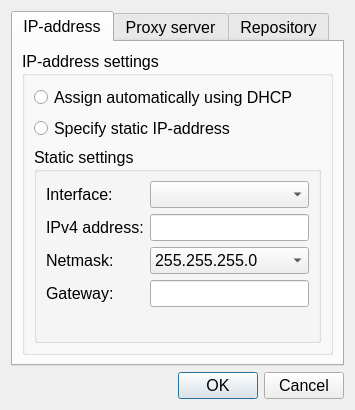
<?xml version="1.0" encoding="UTF-8"?>
<ui version="4.0">
 <class>NetworkSettingsDialog</class>
 <widget class="QDialog" name="NetworkSettingsDialog">
  <property name="windowModality">
   <enum>Qt::WindowModal</enum>
  </property>
  <property name="geometry">
   <rect>
    <x>0</x>
    <y>0</y>
    <width>355</width>
    <height>410</height>
   </rect>
  </property>
  <property name="font">
   <font>
    <pointsize>12</pointsize>
   </font>
  </property>
  <property name="windowTitle">
   <string>Network settings</string>
  </property>
  <layout class="QVBoxLayout" name="verticalLayout">
   <item>
    <widget class="QTabWidget" name="tabWidget">
     <property name="currentIndex">
      <number>0</number>
     </property>
     <widget class="QWidget" name="iptab">
      <attribute name="title">
       <string>IP-address</string>
      </attribute>
      <layout class="QHBoxLayout" name="horizontalLayout_2">
       <item>
        <widget class="QGroupBox" name="groupBox_2">
         <property name="title">
          <string>IP-address settings</string>
         </property>
         <layout class="QVBoxLayout" name="verticalLayout_2">
          <item>
           <widget class="QRadioButton" name="dhcpRadio">
            <property name="sizePolicy">
             <sizepolicy hsizetype="Expanding" vsizetype="Fixed">
              <horstretch>0</horstretch>
              <verstretch>0</verstretch>
             </sizepolicy>
            </property>
            <property name="text">
             <string>Assign automatically using DHCP</string>
            </property>
            <property name="checked">
             <bool>false</bool>
            </property>
            <property name="autoExclusive">
             <bool>true</bool>
            </property>
           </widget>
          </item>
          <item>
           <widget class="QRadioButton" name="staticRadio">
            <property name="sizePolicy">
             <sizepolicy hsizetype="Expanding" vsizetype="Fixed">
              <horstretch>0</horstretch>
              <verstretch>0</verstretch>
             </sizepolicy>
            </property>
            <property name="text">
             <string>Specify static IP-address</string>
            </property>
           </widget>
          </item>
          <item>
           <widget class="QGroupBox" name="staticGroup">
            <property name="title">
             <string>Static settings</string>
            </property>
            <layout class="QFormLayout" name="formLayout_2">
             <item row="0" column="0">
              <widget class="QLabel" name="label_8">
               <property name="text">
                <string>Interface:</string>
               </property>
              </widget>
             </item>
             <item row="0" column="1">
              <widget class="QComboBox" name="interfaceCombo">
               <property name="sizePolicy">
                <sizepolicy hsizetype="Expanding" vsizetype="Fixed">
                 <horstretch>0</horstretch>
                 <verstretch>0</verstretch>
                </sizepolicy>
               </property>
              </widget>
             </item>
             <item row="1" column="0">
              <widget class="QLabel" name="label_5">
               <property name="text">
                <string>IPv4 address:</string>
               </property>
              </widget>
             </item>
             <item row="1" column="1">
              <widget class="QLineEdit" name="ipEdit"/>
             </item>
             <item row="2" column="0">
              <widget class="QLabel" name="label_6">
               <property name="text">
                <string>Netmask:</string>
               </property>
              </widget>
             </item>
             <item row="2" column="1">
              <widget class="QComboBox" name="netmaskCombo">
               <property name="sizePolicy">
                <sizepolicy hsizetype="Expanding" vsizetype="Fixed">
                 <horstretch>0</horstretch>
                 <verstretch>0</verstretch>
                </sizepolicy>
               </property>
               <property name="currentIndex">
                <number>16</number>
               </property>
               <item>
                <property name="text">
                 <string>255.0.0.0</string>
                </property>
               </item>
               <item>
                <property name="text">
                 <string>255.128.0.0</string>
                </property>
               </item>
               <item>
                <property name="text">
                 <string>255.192.0.0</string>
                </property>
               </item>
               <item>
                <property name="text">
                 <string>255.224.0.0</string>
                </property>
               </item>
               <item>
                <property name="text">
                 <string>255.240.0.0</string>
                </property>
               </item>
               <item>
                <property name="text">
                 <string>255.248.0.0</string>
                </property>
               </item>
               <item>
                <property name="text">
                 <string>255.252.0.0</string>
                </property>
               </item>
               <item>
                <property name="text">
                 <string>255.254.0.0</string>
                </property>
               </item>
               <item>
                <property name="text">
                 <string>255.255.0.0</string>
                </property>
               </item>
               <item>
                <property name="text">
                 <string>255.255.128.0</string>
                </property>
               </item>
               <item>
                <property name="text">
                 <string>255.255.192.0</string>
                </property>
               </item>
               <item>
                <property name="text">
                 <string>255.255.224.0</string>
                </property>
               </item>
               <item>
                <property name="text">
                 <string>255.255.240.0</string>
                </property>
               </item>
               <item>
                <property name="text">
                 <string>255.255.248.0</string>
                </property>
               </item>
               <item>
                <property name="text">
                 <string>255.255.252.0</string>
                </property>
               </item>
               <item>
                <property name="text">
                 <string>255.255.254.0</string>
                </property>
               </item>
               <item>
                <property name="text">
                 <string>255.255.255.0</string>
                </property>
               </item>
               <item>
                <property name="text">
                 <string>255.255.255.128</string>
                </property>
               </item>
               <item>
                <property name="text">
                 <string>255.255.255.192</string>
                </property>
               </item>
               <item>
                <property name="text">
                 <string>255.255.255.224</string>
                </property>
               </item>
               <item>
                <property name="text">
                 <string>255.255.255.240</string>
                </property>
               </item>
               <item>
                <property name="text">
                 <string>255.255.255.248</string>
                </property>
               </item>
               <item>
                <property name="text">
                 <string>255.255.255.252</string>
                </property>
               </item>
              </widget>
             </item>
             <item row="3" column="0">
              <widget class="QLabel" name="label_7">
               <property name="text">
                <string>Gateway:</string>
               </property>
              </widget>
             </item>
             <item row="3" column="1">
              <widget class="QLineEdit" name="gwEdit"/>
             </item>
            </layout>
           </widget>
          </item>
         </layout>
        </widget>
       </item>
      </layout>
     </widget>
     <widget class="QWidget" name="proxytab">
      <attribute name="title">
       <string>Proxy server</string>
      </attribute>
      <layout class="QHBoxLayout" name="horizontalLayout">
       <item>
        <widget class="QGroupBox" name="groupBox">
         <property name="title">
          <string>HTTP proxy settings</string>
         </property>
         <layout class="QFormLayout" name="formLayout">
          <property name="fieldGrowthPolicy">
           <enum>QFormLayout::ExpandingFieldsGrow</enum>
          </property>
          <item row="0" column="0">
           <widget class="QLabel" name="label">
            <property name="text">
             <string>Hostname:</string>
            </property>
           </widget>
          </item>
          <item row="0" column="1">
           <widget class="QLineEdit" name="proxyhostEdit"/>
          </item>
          <item row="1" column="0">
           <widget class="QLabel" name="label_2">
            <property name="text">
             <string>Port:</string>
            </property>
           </widget>
          </item>
          <item row="1" column="1">
           <widget class="QLineEdit" name="proxyportEdit">
            <property name="text">
             <string>8080</string>
            </property>
           </widget>
          </item>
          <item row="2" column="0">
           <widget class="QLabel" name="label_3">
            <property name="text">
             <string>Username:</string>
            </property>
           </widget>
          </item>
          <item row="2" column="1">
           <widget class="QLineEdit" name="proxyuserEdit"/>
          </item>
          <item row="3" column="0">
           <widget class="QLabel" name="label_4">
            <property name="text">
             <string>Password:</string>
            </property>
           </widget>
          </item>
          <item row="3" column="1">
           <widget class="QLineEdit" name="proxypassEdit">
            <property name="echoMode">
             <enum>QLineEdit::Password</enum>
            </property>
           </widget>
          </item>
         </layout>
        </widget>
       </item>
      </layout>
     </widget>
     <widget class="QWidget" name="repotab">
      <attribute name="title">
       <string>Repository</string>
      </attribute>
      <layout class="QHBoxLayout" name="horizontalLayout_3">
       <item>
        <widget class="QGroupBox" name="groupBox_3">
         <property name="title">
          <string>Repository settings</string>
         </property>
         <layout class="QFormLayout" name="formLayout_3">
          <property name="fieldGrowthPolicy">
           <enum>QFormLayout::ExpandingFieldsGrow</enum>
          </property>
          <item row="0" column="0">
           <widget class="QLabel" name="label_9">
            <property name="text">
             <string>URL:</string>
            </property>
           </widget>
          </item>
          <item row="0" column="1">
           <widget class="QLineEdit" name="repoEdit"/>
          </item>
          <item row="4" column="0" colspan="2">
           <widget class="QLabel" name="label_10">
            <property name="text">
             <string>The URL can be a Berryboot repo server or point to a network share containing image files.</string>
            </property>
            <property name="wordWrap">
             <bool>true</bool>
            </property>
           </widget>
          </item>
          <item row="5" column="0" colspan="2">
           <widget class="QLabel" name="label_11">
            <property name="font">
             <font>
              <italic>true</italic>
             </font>
            </property>
            <property name="text">
             <string>http://server/distro.zsmime</string>
            </property>
           </widget>
          </item>
          <item row="6" column="0" colspan="2">
           <widget class="QLabel" name="label_12">
            <property name="font">
             <font>
              <italic>true</italic>
             </font>
            </property>
            <property name="text">
             <string>cifs://1.2.3.4/network-share</string>
            </property>
           </widget>
          </item>
          <item row="1" column="0">
           <widget class="QLabel" name="label_13">
            <property name="text">
             <string>Username:</string>
            </property>
           </widget>
          </item>
          <item row="1" column="1">
           <widget class="QLineEdit" name="repoUserEdit"/>
          </item>
          <item row="2" column="0">
           <widget class="QLabel" name="label_14">
            <property name="text">
             <string>Password:</string>
            </property>
           </widget>
          </item>
          <item row="2" column="1">
           <widget class="QLineEdit" name="repoPassEdit">
            <property name="echoMode">
             <enum>QLineEdit::Password</enum>
            </property>
           </widget>
          </item>
         </layout>
        </widget>
       </item>
      </layout>
     </widget>
    </widget>
   </item>
   <item>
    <widget class="QDialogButtonBox" name="buttonBox">
     <property name="orientation">
      <enum>Qt::Horizontal</enum>
     </property>
     <property name="standardButtons">
      <set>QDialogButtonBox::Cancel|QDialogButtonBox::Ok</set>
     </property>
    </widget>
   </item>
  </layout>
 </widget>
 <resources/>
 <connections>
  <connection>
   <sender>buttonBox</sender>
   <signal>accepted()</signal>
   <receiver>NetworkSettingsDialog</receiver>
   <slot>accept()</slot>
   <hints>
    <hint type="sourcelabel">
     <x>248</x>
     <y>254</y>
    </hint>
    <hint type="destinationlabel">
     <x>157</x>
     <y>274</y>
    </hint>
   </hints>
  </connection>
  <connection>
   <sender>buttonBox</sender>
   <signal>rejected()</signal>
   <receiver>NetworkSettingsDialog</receiver>
   <slot>reject()</slot>
   <hints>
    <hint type="sourcelabel">
     <x>316</x>
     <y>260</y>
    </hint>
    <hint type="destinationlabel">
     <x>286</x>
     <y>274</y>
    </hint>
   </hints>
  </connection>
 </connections>
</ui>
